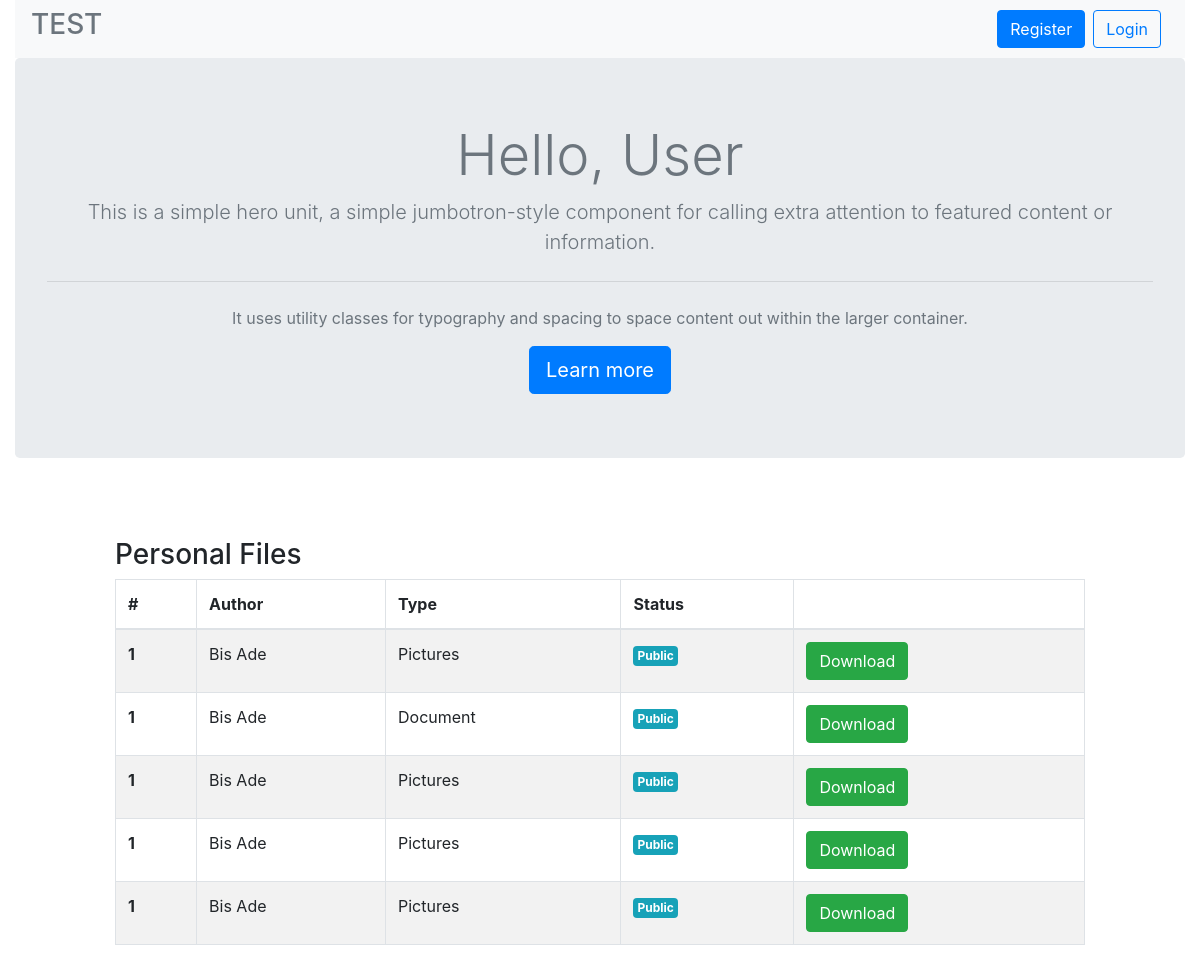
Screenshot of /profile.php?id=3 with the database file from the repository.
### tables this page shows
CREATE TABLE `files` (
  `id` bigint(20) UNSIGNED NOT NULL,
  `users_id` bigint(20) UNSIGNED NOT NULL,
  `file_location` varchar(255) NOT NULL,
  `file_type` enum('public','private') NOT NULL DEFAULT 'public',
  `file_format` varchar(50) DEFAULT NULL
);

CREATE TABLE `users` (
  `id` bigint(20) UNSIGNED NOT NULL,
  `firstname` varchar(255) NOT NULL,
  `lastname` varchar(255) NOT NULL,
  `email` varchar(255) NOT NULL,
  `pwd` varchar(255) NOT NULL
);

### file.php (called while the page is built, shortened)
<?php
    class File
    {
        protected $conn;
        function __construct()
        {
            $this->conn = new Mysqli('localhost','root','','testing');
        }
        function viewuser($userid)
        {
            $sql = "SELECT users.firstname, users.lastname,files.id, files.file_type,files.file_format, files.file_location FROM files
            INNER JOIN users ON users.id = files.users_id
            WHERE users_id = '$userid' AND files.file_type = 'public'";
            $result = $this->conn->query($sql);
            $items=[];
            if ($result->num_rows > 0) {
                while ($row = $result->fetch_assoc()) {
                    $items[] = $row;
                }
            }
            return $items;
        }
    }
?>

### profile.php (the view, shortened to what this page needs)
<?php
    require ("file.php");
    $res = new File;
    if (isset($_GET['id']) and !isset($_SESSION['user'])) {
        $viewuserfiles = $res->viewuser($_GET['id']);
    }elseif (isset($_GET['id']) and isset($_SESSION['user']) !== isset($_GET['id'])) {
        $viewuserfiles = $res->viewuser($_GET['id']);
    } else{
        header("location: index.php");
    }
?>
<!DOCTYPE html>
<html lang="en">
<head>
    <link rel="stylesheet" href="https://cdn.jsdelivr.net/npm/bootstrap@4.5.3/dist/css/bootstrap.min.css"
>
</head>
<body>
    <div class="container-fluid">
        <div class="row">
            <div class="col-12">
                <nav class="navbar navbar-expand-lg navbar-light bg-light">
                    <a class=" h3 text-secondary" href="index.php">TEST</a>
                    <div class="collapse navbar-collapse " id="navbarNav">
                        <ul class="navbar-nav ml-auto">
                            <?php if (isset($_SESSION['user'])) { ?>
                            <li class="nav-item">
                                <a class=" btn btn-primary" href="profile.php">Welcome,
                                    <?php echo ucfirst($detail['firstname']) ?></a>
                            </li>
                            <li class="nav-item mx-2">
                                <a class=" btn btn-outline-primary" href="logout.php">Logout</a>
                            </li>
                            <?php } else {?>
                            <li class="nav-item">
                                <a class=" btn btn-primary" href="register.php">Register</a>
                            </li>
                            <li class="nav-item mx-2">
                                <a class=" btn btn-outline-primary" href="login.php">Login</a>
                            </li>
                            <?php } ?>
                        </ul>
                    </div>
                </nav>
            </div>
            <div class="col-12">
                <div class="jumbotron bg-mute text-secondary text-center">
                    <h1 class="display-4">Hello,
                        <?php if(isset($_SESSION['user'])){ echo ucfirst($detail['firstname']); } else{?>
                        User <?php }?>
                    </h1>
                    <?php if (isset($_SESSION['user'])) {?>
                    <p class="lead">Upload file here.</p>
                    <hr class="my-4">
                    <form action="uploadflow.php" method="post" enctype="multipart/form-data">
                        <div class="form-row ">
                            <div class="col-12">
                                <div class="custom-file w-25">
                                    <input type="hidden" name="userid" value="<?php echo $detail['id'] ?>">
                                    <input type="file" class="custom-file-input" id="customFile" name="file[]" multiple
                                        required>
                                    <label class="custom-file-label" for="customFile">Choose file</label>
                                </div>
                            </div>
                            <div class="col-12 my-2">
                                <div class="custom-control custom-radio custom-control-inline">
                                    <input type="radio" id="public" name="type" value="public"
                                        class="custom-control-input" required>
                                    <label class="custom-control-label" for="public">Public</label>
                                </div>
                                <div class="custom-control custom-radio custom-control-inline">
                                    <input type="radio" id="private" name="type" value="private"
                                        class="custom-control-input" required>
                                    <label class="custom-control-label" for="private">Private</label>
                                </div>
                            </div>
                        </div>
                        <button type="submit" class="btn btn-primary btn-lg">Upload file</button>
                    </form>
                    <?php } else {?>
                    <p class="lead">This is a simple hero unit, a simple jumbotron-style component for calling extra
                        attention to featured content or information.</p>
                    <hr class="my-4">
                    <p>It uses utility classes for typography and spacing to space content out within the larger
                        container.</p>
                    <a class="btn btn-primary btn-lg" href="#" role="button">Learn more</a>
                    <?php } ?>
                </div>
            </div>
            <div class="col-10 mx-auto">
                <?php if (isset($_GET['id']) and !isset($_SESSION['user'])) {?>
                <?php if (!empty($viewuserfiles)) { ?>
                <h3 class="mt-5">Personal Files</h3>
                <table class="table table-striped table-bordered ">
                    <thead>
                        <tr>
                            <th scope="col">#</th>
                            <th scope="col">Author</th>
                            <th scope="col">Type</th>
                            <th scope="col">Status</th>
                            <th scope="col"></th>
                        </tr>
                    </thead>
                    <tbody>
                        <?php
                        foreach ($viewuserfiles as $key => $viewuserfile) {?>
                        <tr>
                            <th scope="row">1</th>
                            <td><?php echo ucfirst($viewuserfile['firstname'] . ' ' . ucfirst($viewuserfile['lastname'])) ?>
                            </td>
                            <td><?php echo ucfirst($viewuserfile['file_format']) ?></td>
                            <td>
                                <span class="badge badge-info p-1
                                <?php
                                    if ($viewuserfile['file_type'] == 'private') {
                                        echo 'badge-warning';
                                    }else {
                                        echo 'badge-info';
                                    }
                                ?>
                                "><?php echo ucfirst($viewuserfile['file_type']) ?></span>
                            </td>
                            <td>
                                <a href="downloadflow.php?location=<?php echo $viewuserfile["file_location"]?>"
                                    onclick="return confirm('Are you sure?')" class="btn btn-success">Download</a>
                            </td>
                        </tr>
                        <?php } ?>
                    </tbody>
                </table>
                <?php } else{?>
                <div class="alert alert-primary" role="alert">
                    No file available
                </div>
                <?php }}elseif (isset($_GET['id']) and $_SESSION['user'] !== ($_GET['id'])) {?>
                <?php if (!empty($viewuserfiles)) { ?>
                <h3 class="mt-5">Personal Files</h3>
                <table class="table table-striped table-bordered ">
                    <thead>
                        <tr>
                            <th scope="col">#</th>
                            <th scope="col">Author</th>
                            <th scope="col">Type</th>
                            <th scope="col">Status</th>
                            <th scope="col"></th>
                        </tr>
                    </thead>
                    <tbody>
                        <?php
                        foreach ($viewuserfiles as $key => $viewuserfile) {?>
                        <tr>
                            <th scope="row">1</th>
                            <td> <?php echo ucfirst($viewuserfile['firstname'] . ' ' . ucfirst($viewuserfile['lastname'])) ?>
                            </td>
                            <td><?php echo ucfirst($viewuserfile['file_format']) ?></td>
                            <td>
                                <span class="badge badge-info p-1
                                <?php
                                    if ($viewuserfile['file_type'] == 'private') {
                                        echo 'badge-warning';
                                    }else {
                                        echo 'badge-info';
                                    }
                                ?>
                                "><?php echo ucfirst($viewuserfile['file_type']) ?></span>
                            </td>
                            <td>
                                <a href="downloadflow.php?location=<?php echo $viewuserfile["file_location"]?>"
                                    onclick="return confirm('Are you sure?')" class="btn btn-success">Download</a>
                            </td>
                        </tr>
                        <?php } ?>
                    </tbody>
                </table>
                <?php } else{?>
                <div class="alert alert-primary" role="alert">
                    No file available
                </div>
                <?php }}elseif(isset($_SESSION['user']) || $_SESSION['user'] == $_GET['id']){ ?>
                <?php if (!empty($personalFiles)) { ?>
                <h3 class="mt-5">Personal Files</h3>
                <table class="table table-striped table-bordered ">
                    <thead>
                        <tr>
                            <th scope="col">#</th>
                            <th scope="col">Author</th>
                            <th scope="col">Type</th>
                            <th scope="col">Status</th>
                            <th scope="col"></th>
                        </tr>
                    </thead>
                    <tbody>
                        <?php
                        foreach ($personalFiles as $key => $personalFile) {?>
                        <tr>
                            <th scope="row">1</th>
                            <td><?php echo ucfirst($personalFile['firstname'] . ' ' . ucfirst($personalFile['lastname'])) ?>
                            </td>
                            <td><?php echo ucfirst($personalFile['file_format']) ?></td>
                            <td>
                                <span class="badge badge-info p-1
                                <?php
                                    if ($personalFile['file_type'] == 'private') {
                                        echo 'badge-warning';
                                    }else {
                                        echo 'badge-info';
                                    }
                                ?>
                                "><?php echo ucfirst($personalFile['file_type']) ?></span>
                            </td>
                            <td>
                                <a href="downloadflow.php?location=<?php echo $personalFile["file_location"]?>"
                                    onclick="return confirm('Are you sure?')" class="btn btn-success">Download</a>
                                <?php if(isset($_SESSION['user'])) {?>
                                <a href="edit.php?id=<?php echo $personalFile['id']; ?>"
                                    class="btn btn-outline-info">Edit</a>
                                <a href="deleteflow.php?id=<?php echo $personalFile['id'] ?>&location=<?php echo $personalFile["file_location"]?>"
                                    onclick="return confirm('Are you sure?')" class="btn btn-outline-danger">Delete</a>
                                <?php }?>
                            </td>
                        </tr>
                        <?php } ?>
                    </tbody>
                </table>
                <?php } else{?>
                <div class="alert alert-primary" role="alert">
                    No file available
                </div>
                <?php }}?>
            </div>
        </div>
    </div>
</body>
</html>

### rows the page displays
files: users.lastname "Bis Ade", file_format "Pictures", file_type "Public"
files: users.lastname "Bis Ade", file_format "Document", file_type "Public"
files: users.lastname "Bis Ade", file_format "Pictures", file_type "Public"
files: users.lastname "Bis Ade", file_format "Pictures", file_type "Public"
files: users.lastname "Bis Ade", file_format "Pictures", file_type "Public"
